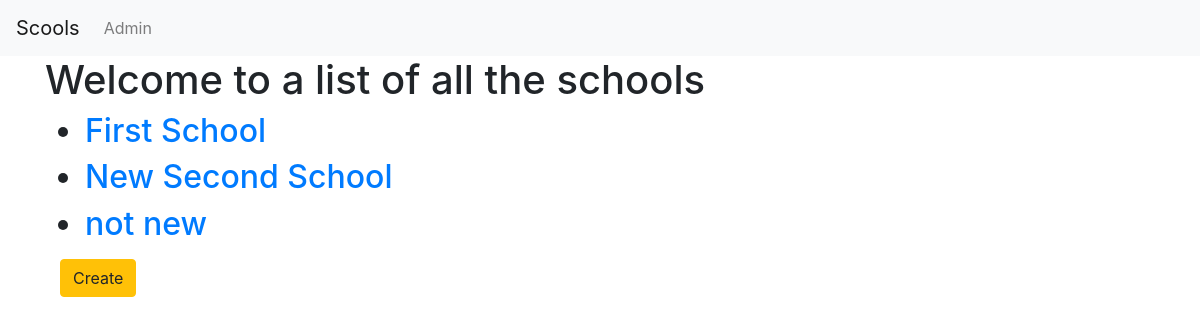
/basic_app/, run on the app's committed database.
### basic_app/models.py (models this page shows, shortened)
class School(models.Model):
    name = models.CharField(max_length=256)
    principal = models.CharField(max_length=256)
    location = models.CharField(max_length=256)

### basic_app/views.py (the view)
# urls.py: path('',views.SchoolListView.as_view(),name='list'),
class SchoolListView(ListView):
    context_object_name = 'schools'
    model = models.School

### basic_app/templates/basic_app/school_list.html
{% extends 'basic_app/basic_app_base.html' %}
{% block body_block %}
<h1>Welcome to a list of all the schools</h1>
<ul>
  {% for school in schools %}
  <h2><li><a href="{{school.id}}">{{school.name}}</a></li></h2>
  {% endfor %}
</ul>
<div class="container">
  <a class='btn btn-warning' href="{% url 'basic_app:create' %}">  Create  </a>
</div>
{% endblock %}

### data on the page
School: name "First School"
School: name "New Second School"
School: name "not new"
